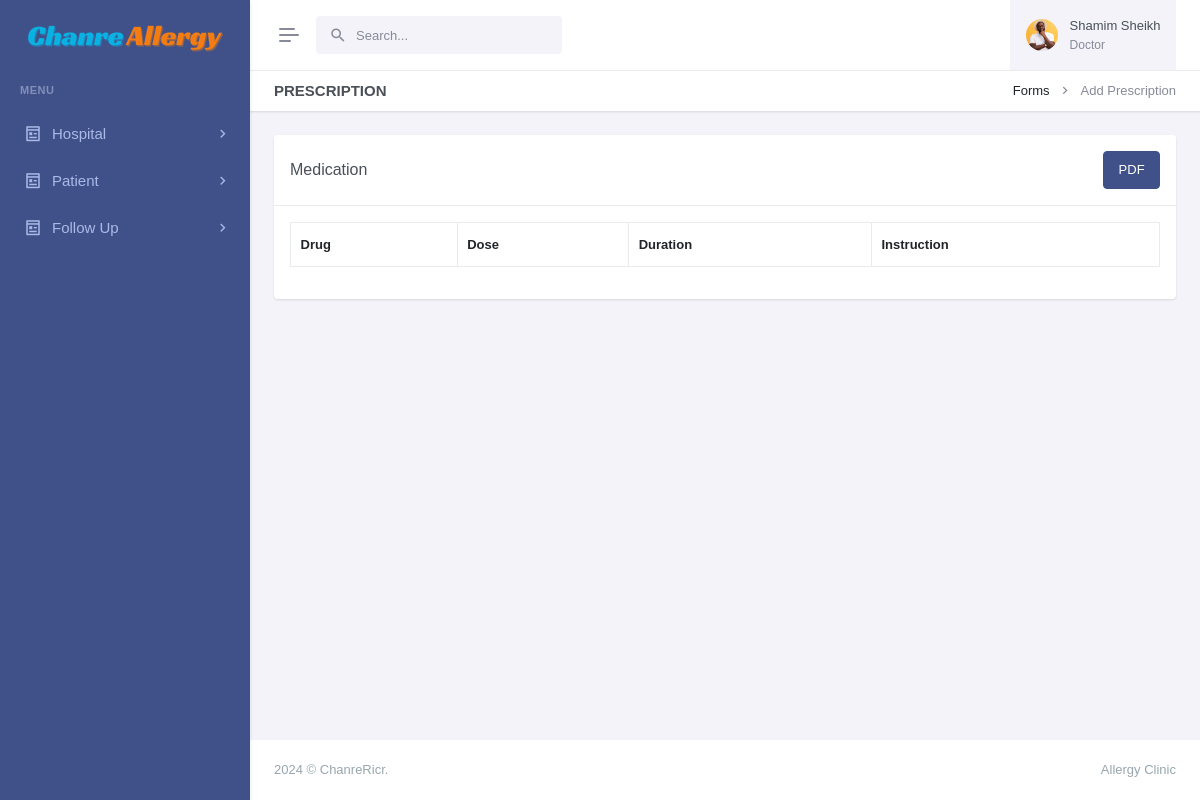
The app's page /view-prescription.php?pid=12222&&sid=2 (signed in), older data.
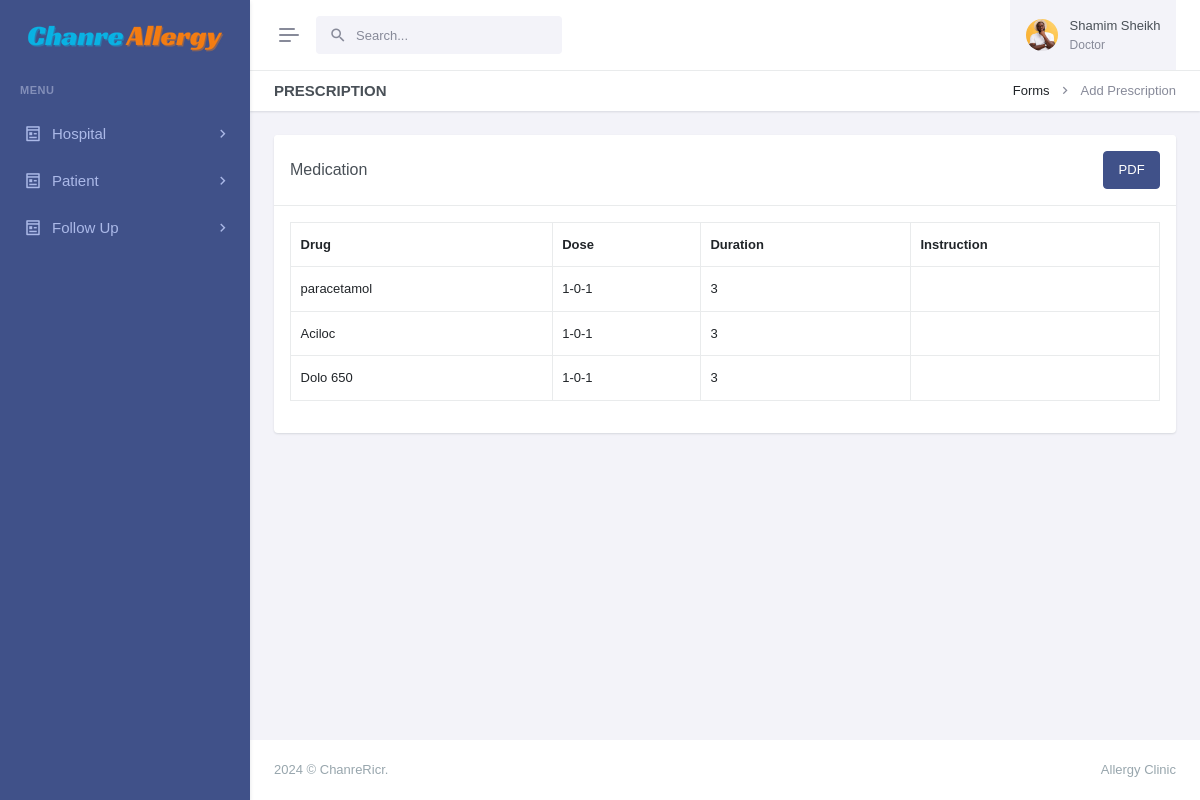
The same page, newer data.
### tables this page shows
CREATE TABLE `tbl_prescription` (
  `id` int(11) NOT NULL,
  `drug_name` varchar(255) DEFAULT NULL,
  `dose` varchar(255) DEFAULT NULL,
  `duration` varchar(255) DEFAULT NULL,
  `instruction` text DEFAULT NULL,
  `centerCode` text DEFAULT NULL,
  `centerName` text DEFAULT NULL,
  `patient_id` text DEFAULT NULL,
  `updatedBy` text DEFAULT NULL,
  `visit` int(11) DEFAULT NULL,
  `createdAt` timestamp NOT NULL DEFAULT current_timestamp(),
  `isActive` int(2) DEFAULT NULL
);

### view-prescription.php (the view, shortened to what this page needs)
<?php
include('layout/config.php');
if (strlen($_SESSION['login']) == 0) {
    header('location:index.php');
} else {
    $vid = intval($_GET['sid']);
    ?>
    <!doctype html>
    <html lang="en" data-layout="vertical" data-topbar="light" data-sidebar="dark" data-sidebar-size="lg"
        data-sidebar-image="none" data-preloader="disable">
    <head>
        <link href="https://cdn.jsdelivr.net/npm/select2@4.1.0-rc.0/dist/css/select2.min.css" rel="stylesheet" />
        <link href="assets/libs/jsvectormap/css/jsvectormap.min.css" rel="stylesheet" type="text/css" />
        <link href="assets/libs/swiper/swiper-bundle.min.css" rel="stylesheet" type="text/css" />
        <link href="assets/css/bootstrap.min.css" rel="stylesheet" type="text/css" />
        <link href="assets/css/icons.min.css" rel="stylesheet" type="text/css" />
        <link href="assets/css/app.min.css" rel="stylesheet" type="text/css" />
        <link href="assets/css/custom.min.css" rel="stylesheet" type="text/css" />
    </head>
    <body>
        <div id="layout-wrapper">
            <?php include('admin/header.php') ?>
            <?php
            include('admin/leftsidebar.php')
                ?>
            <div class="main-content">
                <div class="page-content">
                    <div class="container-fluid">
                        <div class="row">
                            <div class="col-12">
                                <div class="page-title-box d-sm-flex align-items-center justify-content-between">
                                    <h4 class="mb-sm-0">Prescription</h4>
                                    <div class="page-title-right">
                                        <ol class="breadcrumb m-0">
                                            <li class="breadcrumb-item"><a href="javascript: void(0);">Forms</a></li>
                                            <li class="breadcrumb-item active">Add Prescription</li>
                                        </ol>
                                    </div>
                                </div>
                            </div>
                        </div>
                        <div class="row">
                            <div class="col-lg-12">
                                <div class="card">
                                    <div class="card-header align-items-center d-flex">
                                        <h4 class="card-title mb-0 flex-grow-1">Medication</h4>
                                        <div class="flex-shrink-0">
                                            <a href="components/pdf-prescription.php?pid=<?php $tid = intval($_GET['pid']);
                                            echo $tid; ?>&&sid=<?php echo $vid; ?>?>" class="btn btn-primary">PDF</a>
                                        </div>
                                    </div>
                                    <div class="card-body">
                                        <div class="live-preview">
                                            <div class="table-responsive">
                                                <table id="buttons-datatables" class="display table table-bordered"
                                                    style="width:100%">
                                                    <thead>
                                                        <tr>
                                                            <th>Drug</th>
                                                            <th>Dose</th>
                                                            <th>Duration</th>
                                                            <th>Instruction</th>
                                                        </tr>
                                                    </thead>
                                                    <tbody>
                                                        <?php
                                                        $gid = intval($_GET['pid']);
                                                        $sid = intval($_GET['sid']);
                                                        $myquery = mysqli_query($conn, "SELECT * from tbl_prescription Where patient_id = '$gid' && visit ='$sid'");
                                                        while ($row = mysqli_fetch_array($myquery)) {
                                                            ?>
                                                            <tr>
                                                                <td>
                                                                    <?php echo htmlentities($row['drug_name']) ?>
                                                                </td>
                                                                <td>
                                                                    <?php echo htmlentities($row['dose']) ?>
                                                                </td>
                                                                <td>
                                                                    <?php echo htmlentities($row['duration']) ?>
                                                                </td>
                                                                <td>
                                                                </td>
                                                            </tr>
                                                        <?php } ?>
                                                </table>
                                            </div>
                                        </div>
                                    </div>
                                </div>
                            </div>
                        </div>
                    </div>
                </div>
                <?php include('admin/footer.php') ?>
            </div>
        </div>
    </body>
    </html>
<?php } ?>

### admin/header.php (shortened to what this page needs)
<header id="page-topbar">
    <div class="layout-width">
        <div class="navbar-header">
            <div class="d-flex">
                <button type="button" class="btn btn-sm px-3 fs-16 header-item vertical-menu-btn topnav-hamburger"
                    id="topnav-hamburger-icon">
                    <span class="hamburger-icon">
                        <span></span>
                        <span></span>
                        <span></span>
                    </span>
                </button>
                <form class="app-search d-none d-md-block">
                    <div class="position-relative">
                        <input type="text" class="form-control" placeholder="Search..." autocomplete="off"
                            id="search-options" value="">
                        <span class="mdi mdi-magnify search-widget-icon"></span>
                    </div>
                </form>
            </div>
            <div class="d-flex align-items-center">
                <div class="dropdown ms-sm-3 header-item topbar-user">
                    <button type="button" class="btn" id="page-header-user-dropdown" data-bs-toggle="dropdown"
                        aria-haspopup="true" aria-expanded="false">
                        <span class="d-flex align-items-center">
                            <img class="rounded-circle header-profile-user" src="assets/images/users/avatar-1.jpg"
                                alt="Header Avatar">
                            <span class="text-start ms-xl-2">
                                <span class="d-none d-xl-inline-block ms-1 fw-medium user-name-text">
                                    <?php echo $_SESSION['adminName']; ?>
                                </span>
                                <span class="d-none d-xl-block ms-1 fs-12 user-name-sub-text">Doctor</span>
                            </span>
                        </span>
                    </button>
                </div>
            </div>
        </div>
    </div>
</header>

### admin/leftsidebar.php (shortened to what this page needs)
<div class="app-menu navbar-menu">
    <div class="navbar-brand-box">
        <a href="#" class="logo logo-light">
            <span class="logo-lg">
                <img src="assets/images/logo-light.png" alt="" height="50">
            </span>
        </a>
    </div>
    <div id="scrollbar">
        <div class="container-fluid">
            <ul class="navbar-nav" id="navbar-nav">
                <li class="menu-title"><span data-key="t-menu">Menu</span></li>
                <li class="nav-item">
                    <a class="nav-link menu-link" href="#sidebarPages1" data-bs-toggle="collapse" role="button"
                        aria-expanded="false" aria-controls="sidebarPages">
                        <i class="ri-pages-line"></i> <span data-key="t-pages">Hospital</span>
                    </a>
                </li>
                <li class="nav-item">
                    <a class="nav-link menu-link" href="#sidebarPages2" data-bs-toggle="collapse" role="button"
                        aria-expanded="false" aria-controls="sidebarPages">
                        <i class="ri-pages-line"></i> <span data-key="t-pages">Patient</span>
                    </a>
                </li>
                <li class="nav-item">
                    <a class="nav-link menu-link" href="#sidebarPages3" data-bs-toggle="collapse" role="button"
                        aria-expanded="false" aria-controls="sidebarPages">
                        <i class="ri-pages-line"></i> <span data-key="t-pages">Follow Up</span>
                    </a>
                </li>
            </ul>
        </div>
    </div>
    <div class="sidebar-background"></div>
</div>

### admin/footer.php (shortened to what this page needs)
<footer class="footer">
    <div class="container-fluid">
        <div class="row">
            <div class="col-sm-6">
                 © ChanreRicr.
            </div>
            <div class="col-sm-6">
                <div class="text-sm-end d-none d-sm-block">
                    Allergy Clinic
                </div>
            </div>
        </div>
    </div>
</footer>

Row changes from the older to the newer data that the page shows:
added tbl_prescription: drug_name "paracetamol", dose "1-0-1", duration "3"
added tbl_prescription: drug_name "Aciloc", dose "1-0-1", duration "3"
added tbl_prescription: drug_name "Dolo 650", dose "1-0-1", duration "3"
